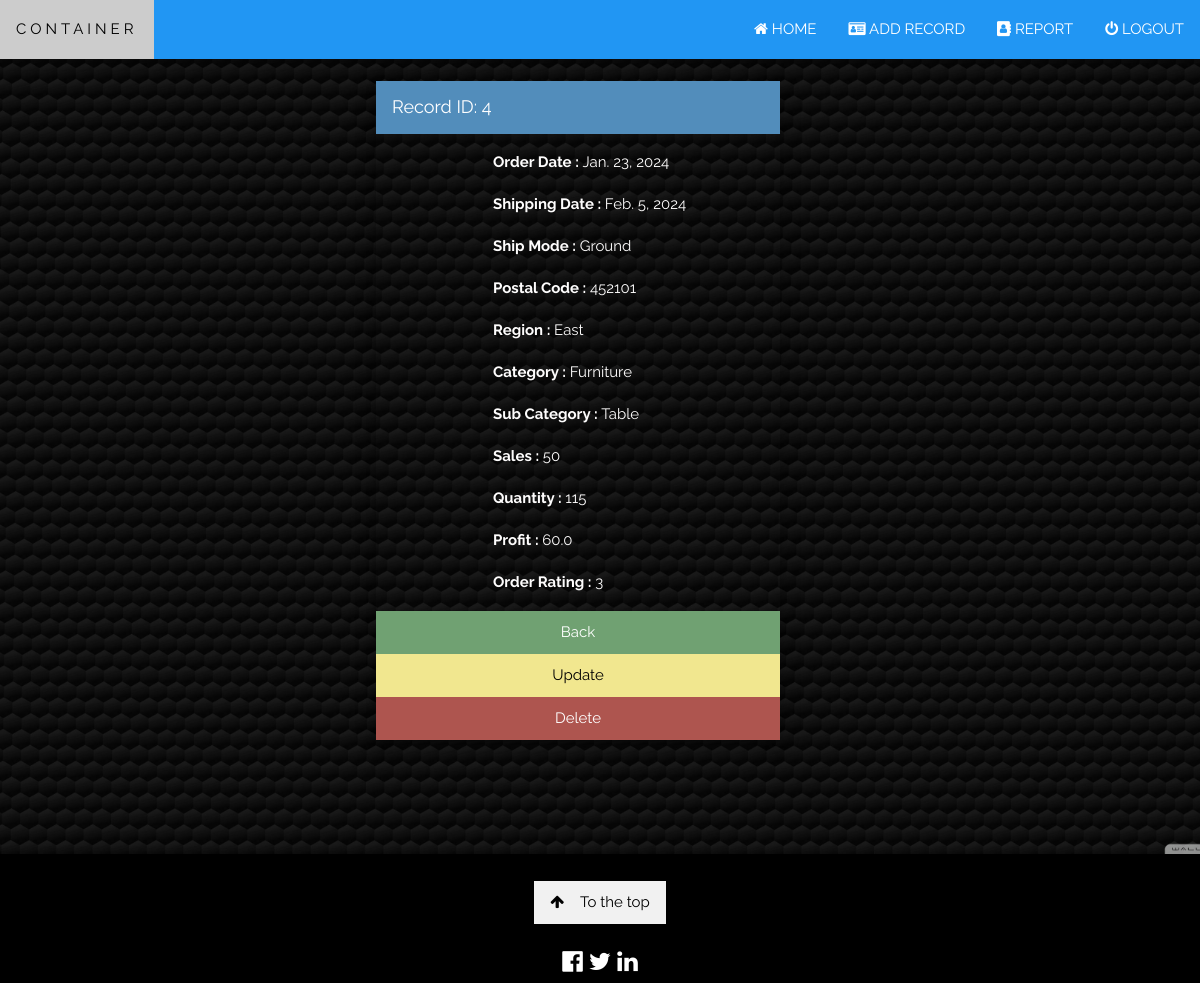
The app's page /record/4 (signed in) with its own data.
### crud/models.py (models this page shows, shortened)
class Record(models.Model):
    order_date = models.DateField()
    shipping_date = models.DateField()
    ship_mode = models.CharField(max_length=50)
    postal_code = models.IntegerField()
    region = models.CharField(max_length=20)
    category = models.CharField(max_length=30)
    sub_category = models.CharField(max_length=20)
    sales = models.IntegerField()
    quantity = models.IntegerField()
    profit = models.FloatField()
    order_rating = models.IntegerField()

### crud/views.py (the view)
# urls.py: path('record/<int:pk>', views.customer_record, name='record'),
@login_required(login_url='signin')
def customer_record(request, pk):
	if request.user.is_authenticated:
		customer_record = Record.objects.get(id=pk)
		return render(request, 'record.html', {'customer_record':customer_record})
	else:
		messages.success(request, "You Must Be Logged In To View That Page...")
		return redirect('home')

### templates/record.html (shortened to what this page needs)
{% load static %}
<!DOCTYPE html>
<html>
<head>
    <link rel="stylesheet" href="{% static '/css/w3.css' %}">
    <link rel="stylesheet" href="https://cdnjs.cloudflare.com/ajax/libs/font-awesome/4.7.0/css/font-awesome.min.css">
</head>
<body>
    <div class="w3-top">
        <div class="w3-bar w3-blue w3-card" id="myNavbar">
            <a href="{% url 'home' %}" class="w3-bar-item w3-button w3-wide">CONTAINER</a>
            <div class="w3-right w3-hide-small">
                <a href="{% url 'home' %}" class="w3-bar-item w3-button"><i class="fa fa-home"></i> HOME</a>
                <a href="{% url 'add_record' %}" class="w3-bar-item w3-button"><i class="fa fa-drivers-license"></i> ADD RECORD</a>
                <a href="{% url 'report' %}" class="w3-bar-item w3-button"><i class="fa fa-address-book"></i> REPORT</a>
                <a href="{% url 'signout' %}" class="w3-bar-item w3-button"><i class="fa fa-power-off"></i> LOGOUT</a>
            </div>
        </div>
    </div>
    <br><br>
    <header class="bgimg-1 w3-display-container w3-grayscale-min" id="home">
        <br>
        <div class="w3-container" style="margin-left: 30%;">
            <div class="w3-card-4 " style="width:50%">
              <header class="w3-container w3-blue">
                <h5>Record ID: {{ customer_record.id }}</h5>
              </header>
              <div class="w3-container"  style="margin-left: 25%;">
                <p class="card-text"><strong>Order Date    : </strong> {{ customer_record.order_date }}</p>
                <p class="card-text"><strong>Shipping Date : </strong> {{ customer_record.shipping_date }}</p>
                <p class="card-text"><strong>Ship Mode     : </strong> {{ customer_record.ship_mode }}</p>
                <p class="card-text"><strong>Postal Code   : </strong> {{ customer_record.postal_code }}</p>
                <p class="card-text"><strong>Region        : </strong> {{ customer_record.region }}</p>
                <p class="card-text"><strong>Category      : </strong> {{ customer_record.category }}</p>
                <p class="card-text"><strong>Sub Category  : </strong> {{ customer_record.sub_category }}</p>
                <p class="card-text"><strong>Sales         : </strong> {{ customer_record.sales }}</p>
                <p class="card-text"><strong>Quantity      : </strong> {{ customer_record.quantity }}</p>
                <p class="card-text"><strong>Profit        : </strong> {{ customer_record.profit }}</p>
                <p class="card-text"><strong>Order Rating  : </strong> {{ customer_record.order_rating }}</p>
            </div>
            <a href= "{% url 'report' %}" style="text-decoration: none;"><button class="w3-button w3-block w3-green"> Back</button></a>
            <a href= "{% url 'update_record' customer_record.id %}" style="text-decoration: none;"><button class="w3-button w3-block w3-yellow"> Update</button></a>
            <a href="{% url 'delete_record' customer_record.id %}" style="text-decoration: none;"><button class="w3-button w3-block w3-red"> Delete</button></a>
            </div>
          </div>
    </header>
    <footer class="w3-center w3-black w3-padding-28">
        <br>
        <a href="home" class="w3-button w3-light-grey"><i class="fa fa-arrow-up w3-margin-right"></i>To the top</a>
        <div class="w3-xlarge w3-section">
            <i class="fa fa-facebook-official w3-hover-opacity"></i>
            <i class="fa fa-twitter w3-hover-opacity"></i>
            <i class="fa fa-linkedin w3-hover-opacity"></i>
        </div>
    </footer>
</body>
</html>

### static/css/w3.css (style rules this page uses)
html { box-sizing:border-box }
*,*:before,*:after { box-sizing:inherit }
html { -ms-text-size-adjust:100%;-webkit-text-size-adjust:100% }
body { margin:0 }
article,aside,details,figcaption,figure,footer,header,main,menu,nav,section { display:block }
a { background-color:transparent }
b,strong { font-weight:bolder }
button,input,select,textarea,optgroup { font:inherit;margin:0 }
button,input { overflow:visible }
button,select { text-transform:none }
button,[type=button],[type=reset],[type=submit] { -webkit-appearance:button }
html,body { font-family:Verdana,sans-serif;font-size:15px;line-height:1.5 }
html { overflow-x:hidden }
h5 { font-size:18px }
h1,h2,h3,h4,h5,h6 { font-family:"Segoe UI",Arial,sans-serif;font-weight:400;margin:10px 0 }
.w3-wide { letter-spacing:4px }
a { color:inherit }
.w3-btn,.w3-button { border:none;display:inline-block;padding:8px 16px;vertical-align:middle;overflow:hidden;text-decoration:none;color:inherit;background-color:inherit;text-align:center;cursor:pointer;white-space:nowrap }
.w3-btn,.w3-button { -webkit-touch-callout:none;-webkit-user-select:none;-khtml-user-select:none;-moz-user-select:none;-ms-user-select:none;user-select:none }
.w3-tooltip,.w3-display-container { position:relative }
.w3-bar { width:100%;overflow:hidden }
.w3-bar .w3-bar-item { padding:8px 16px;float:left;width:auto;border:none;display:block;outline:0 }
.w3-bar .w3-button { white-space:normal }
.w3-block { display:block;width:100% }
.w3-container:after,.w3-container:before,.w3-panel:after,.w3-panel:before,.w3-row:after,.w3-row:before,.w3-row-padding:after,.w3-row-padding:before, .w3-cell-row:before,.w3-cell-row:after,.w3-clear:after,.w3-clear:before,.w3-bar:before,.w3-bar:after { content:"";display:table;clear:both }
.w3-top,.w3-bottom { position:fixed;width:100%;z-index:1 }
.w3-top { top:0 }
.w3-container,.w3-panel { padding:0.01em 16px }
.w3-card,.w3-card-2 { box-shadow:0 2px 5px 0 rgba(0,0,0,0.16),0 2px 10px 0 rgba(0,0,0,0.12) }
.w3-card-4,.w3-hover-shadow:hover { box-shadow:0 4px 10px 0 rgba(0,0,0,0.2),0 4px 20px 0 rgba(0,0,0,0.19) }
.w3-greyscale-min,.w3-grayscale-min { filter:grayscale(50%) }
.w3-xlarge { font-size:24px!important }
.w3-center { text-align:center!important }
.w3-section,.w3-code { margin-top:16px!important;margin-bottom:16px!important }
.w3-margin-right { margin-right:16px!important }
.w3-right { float:right!important }
.w3-blue,.w3-hover-blue:hover { color:#fff!important;background-color:#2196F3!important }
.w3-green,.w3-hover-green:hover { color:#fff!important;background-color:#4CAF50!important }
.w3-red,.w3-hover-red:hover { color:#fff!important;background-color:#f44336!important }
.w3-yellow,.w3-hover-yellow:hover { color:#000!important;background-color:#ffeb3b!important }
.w3-black,.w3-hover-black:hover { color:#fff!important;background-color:#000!important }
.w3-light-grey,.w3-hover-light-grey:hover,.w3-light-gray,.w3-hover-light-gray:hover { color:#000!important;background-color:#f1f1f1!important }

### records on screen
Record: id "4", order_date "Jan. 23, 2024", shipping_date "Feb. 5, 2024", ship_mode "Ground", postal_code "452101", region "East", category "Furniture", sub_category "Table", sales "50", quantity "115", profit "60.0", order_rating "3"
